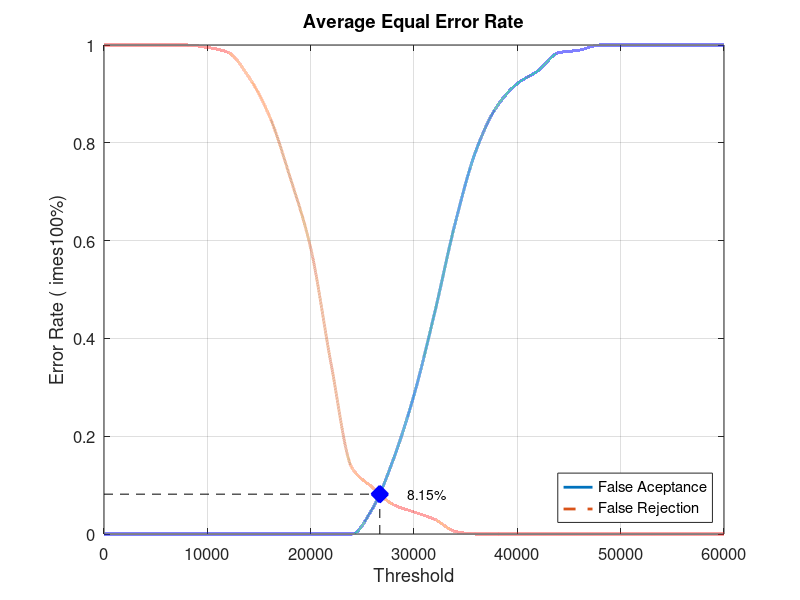
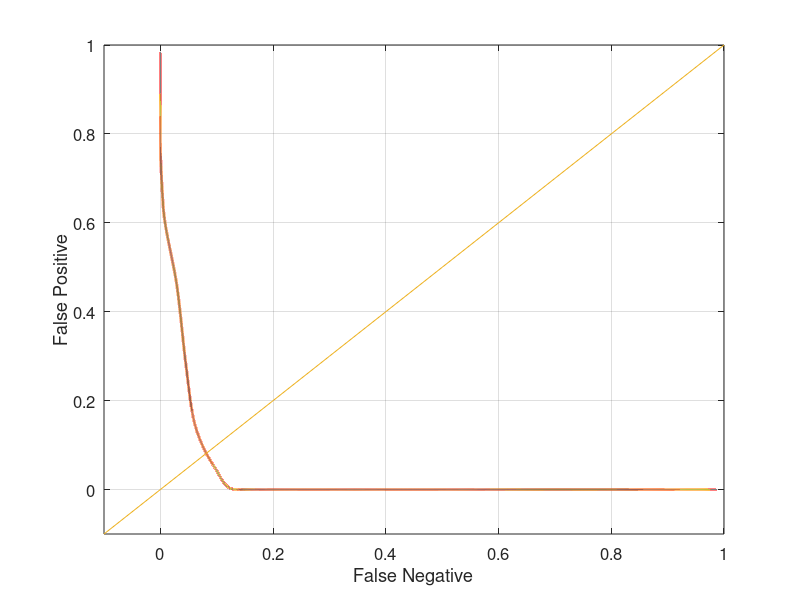

Source code (MATLAB) for these figures, in order:
close all;
clear;
clc;
x = 0:2000:60000;
xq = 0:0.5:60000;

y0 = [0 0 0 0 0 0 0 0 0 0 0 0 0 0.0526316 0.152632 0.284211 0.452632 0.636842 0.784211 0.873684 0.921053 0.947368 0.984211 0.989474 1 1 1 1 1 1 1]
yy0 = interp1(x, y0, xq, 'pchip');
y1 = [1 1 1 1 1 0.995 0.985 0.935 0.855 0.73 0.585 0.345 0.135 0.095 0.06 0.045 0.03 0.005 0 0 0 0 0 0 0 0 0 0 0 0 0]
yy1 = interp1(x, y1, xq, 'pchip');

% Calculating EER: 
y2 = abs(y0 - y1);
find(y2 == min(y2))
yy2 = abs(yy0 - yy1);
xEER = find(yy2 == min(yy2));
xEERIndex = xq(xEER) % X-axis EER
yEER = yy0(xEER) % Y-axis EER

main = figure
plot(xq, yy0,'-','LineWidth', 2);	hold on
plot(xq, yy1,'--','LineWidth', 2);	hold on
plot([xEERIndex xEERIndex], [0 yEER], 'k--');	hold on
plot([0 xEERIndex], [yEER yEER], 'k--');	hold on
plot(xEERIndex, yEER, 'bx', 'LineWidth', 10);	hold on
text(xEERIndex + 10 * xEERIndex / 100, yEER, [num2str(round((10000 * yEER)) / 100) '%'])
legend('False Aceptance', 'False Rejection', 'Location', 'SouthEast')
xlabel('Threshold')
ylabel('Error Rate (	imes100%)')
title('Average Equal Error Rate')
set(gca, 'FontSize', 12)
axis([0 60000 0 1])
grid on

print(main, 'Database5_4Main', '-dpng');
FNRxFPR = figure('Color', [1 1 1]);
plot(yy1, yy0, '-', yy1, yy0, 'LineWidth', 2);
hold on
y = -0.1:0.1:1
plot(y, y); 
set(gca, 'FontSize', 12)
xlabel('False Negative')
ylabel('False Positive')
axis([-0.1 1 -0.1 1])
set(gca, 'FontSize', 12)
grid on

print(FNRxFPR, 'Database5_4FNRxFPR','-dpng');
